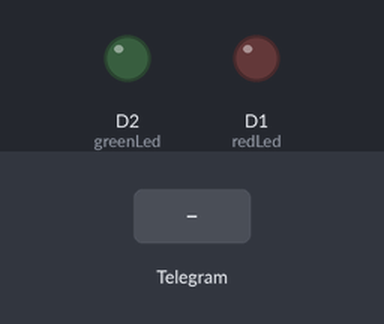
Recording of a sketch running on a simulated ESP8266 (NodeMCU). On the bench: output pins drawn as LEDs (lit = HIGH). The inputs (shaded band) are chosen by the test bench. What the sketch prints to the serial monitor is not drawn.

Above: at 4.7 s.
4.8 s: Telegram message "/command1" received
At 5.6 s:
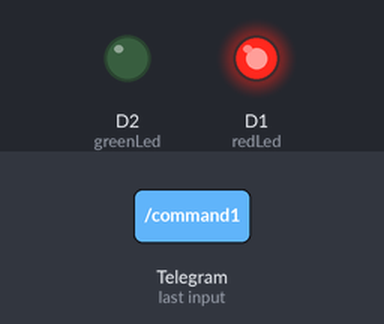
6.3 s: Telegram message "/command3" received
At 6.8 s:
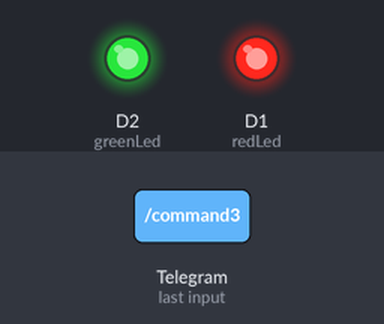
7.8 s: Telegram message "/command2" received
At 9.0 s:
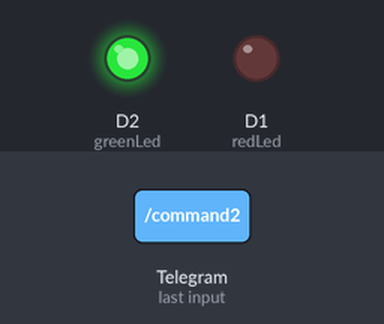
9.3 s: Telegram message "/command4" received
At 10.3 s:
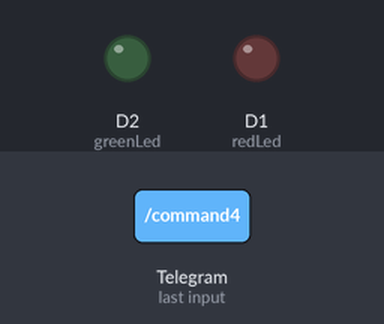
Timing chart, 0 to 11.8 s (numbered marks = the images above; inputs shaded):
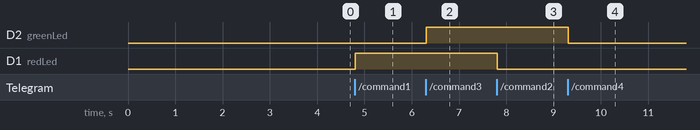

Measured:
- after the input at 4.8 s, D1 (redLed): LOW → HIGH at once
- after the input at 6.3 s, D2 (greenLed): LOW → HIGH at once
- after the input at 7.8 s, D1 (redLed): HIGH → LOW at once
- after the input at 9.3 s, D2 (greenLed): HIGH → LOW at once

The sketch:

Kontrol_lampu_pakai_bot_telegram.ino
```cpp
//install library CTBot dlu

#include "CTBot.h"
CTBot myBot;

String ssid = "SMART_HOME"; //ganti jadi nama wifi kelen
String pass = "merahtua"; //ganti jadi password wifi kelen
String token = "pakai token kamu ya"; //ganti pake auth token bot telegram kelen
uint8_t redLed = D1;
uint8_t greenLed = D2;


void setup() {
  Serial.begin(115200);
  Serial.println("");
  Serial.println("Sebentar...");
  delay(2000);
  Serial.println("Menghubungkan ke Telegram...");
  Serial.println("Bot = @KySmartHomeBot");
  Serial.println("Jangan lupa follow IG: @rizkysln_");

  myBot.wifiConnect(ssid, pass);

  myBot.setTelegramToken(token);

  if (myBot.testConnection())
    Serial.println("\ntestConnection Terhubung");
  else
    Serial.println("\ntestConnection Tidak Terhubung");

  pinMode(redLed, OUTPUT);
  pinMode(greenLed, OUTPUT);
  digitalWrite(redLed, LOW);
  digitalWrite(greenLed, LOW);

}

void loop() {
  TBMessage msg;

  if (myBot.getNewMessage(msg)) {

    if (msg.text.equalsIgnoreCase("/command1")) {
      digitalWrite(redLed, HIGH);
      myBot.sendMessage(msg.sender.id, "Lampu Pertama Hidup Sekarang");
    }
    else if (msg.text.equalsIgnoreCase("/command2")) {
      digitalWrite(redLed, LOW);
      myBot.sendMessage(msg.sender.id, "Lampu Pertama Mati Sekarang");
    }
    else if (msg.text.equalsIgnoreCase("/command3")) {
      digitalWrite(greenLed, HIGH);
      myBot.sendMessage(msg.sender.id, "Lampu Kedua Hidup Sekarang");
    }
    else if (msg.text.equalsIgnoreCase("/command4")) {
      digitalWrite(greenLed, LOW);
      myBot.sendMessage(msg.sender.id, "Lampu Kedua Mati Sekarang");
    }
    else {

      String reply;
      reply = (String)"Selamat Datang " + msg.sender.username + (String)". Coba Hidupkan Lampu atau Matikan Lampu dengan klik menu di sudut kiri atas keyboard.";
      myBot.sendMessage(msg.sender.id, reply);
    }
  }

  delay(50);
}
```
